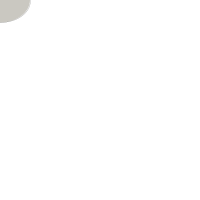
Frame 1 (no input)
Frame 60 (the mouse pressed at the canvas centre just before this capture): identical to frame 1, image omitted
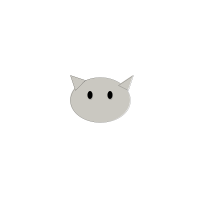
Frame 120 (the mouse held since frame 60 and released just before this capture)

The Processing sketch that drew these frames (run headless with seeded random() and noise(); from frame 60 on, the mouse is pressed at the canvas centre):

// Processing sketch: processing_164840
// ── processing_164840.pde

void setup()
{
size (200,200);
frameRate(30);
}

void draw() 
{
  background(255);


  
  //cat face
fill(255); 

  strokeWeight (0);
  fill (202,200,193);
  ellipse (mouseX, mouseY, 60,45);
  beginShape(TRIANGLES);
  vertex(mouseX-15,mouseY-20);
  vertex(mouseX-25,mouseY-10);
      vertex(mouseX-30,mouseY-25);
      vertex(mouseX+33,mouseY-25);
  vertex(mouseX+18,mouseY-15);
      vertex(mouseX+28,mouseY-10);
  endShape();
  beginShape();
fill(0);
ellipse(mouseX-10,mouseY-5, 5,8);
ellipse(mouseX+10, mouseY-5, 5,8); 
 
}
  
void mousePressed () {
println("meow...feed me");
}
